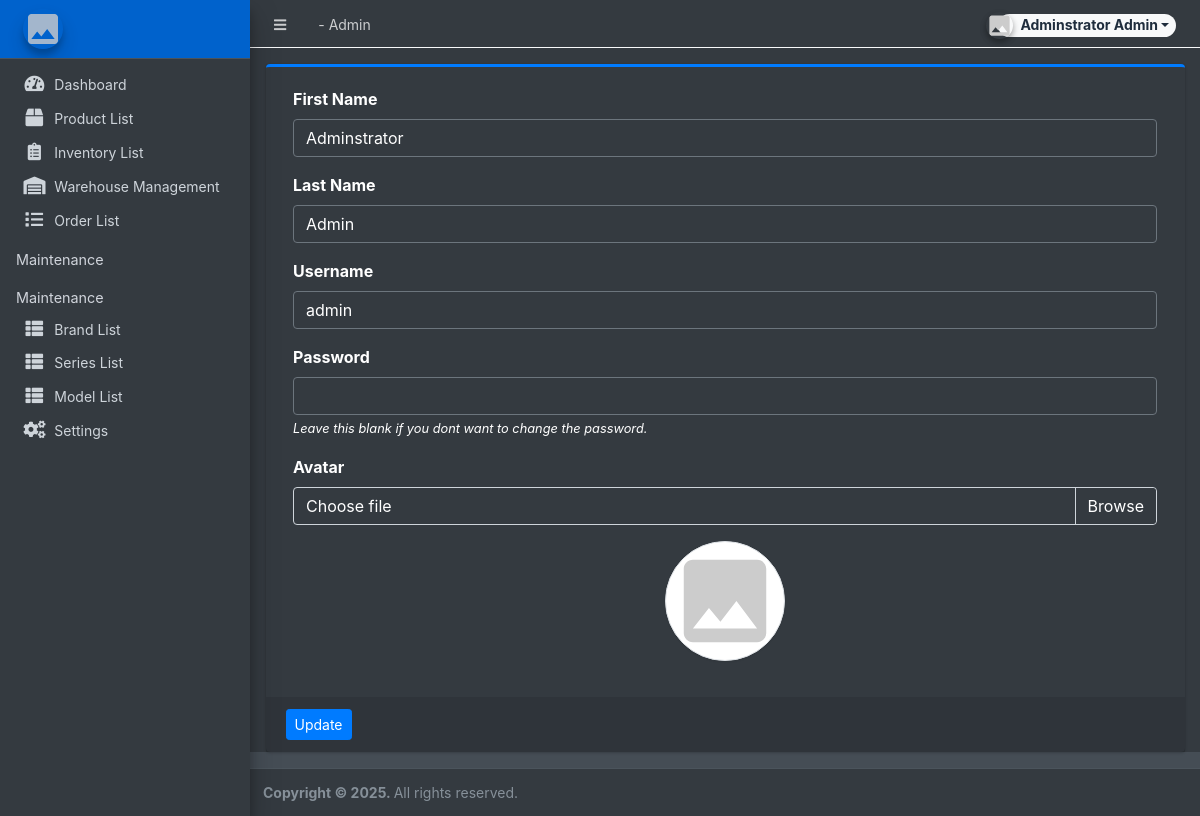
The app's page /admin/?page=user (signed in) with its own data.
### tables this page shows
CREATE TABLE IF NOT EXISTS `users` (
  `id` int NOT NULL AUTO_INCREMENT,
  `firstname` varchar(250) NOT NULL,
  `lastname` varchar(250) NOT NULL,
  `username` text NOT NULL,
  `password` text NOT NULL,
  `avatar` text,
  `last_login` datetime DEFAULT NULL,
  `type` tinyint(1) NOT NULL DEFAULT '0',
  `date_added` datetime NOT NULL DEFAULT CURRENT_TIMESTAMP,
  `date_updated` datetime DEFAULT NULL ON UPDATE CURRENT_TIMESTAMP,
  PRIMARY KEY (`id`)
);

### classes/SystemSettings.php (called while the page is built, shortened)
<?php
$root_path = dirname(__DIR__);
class SystemSettings extends DBConnection{
    function userdata($field = ''){
        if(!empty($field)){
            if(isset($_SESSION['userdata'][$field]))
                return $_SESSION['userdata'][$field];
            else
                return null;
        }else{
            return false;
        }
    }
}
?>

### classes/DBConnection.php (called while the page is built, shortened)
<?php
class DBConnection{
    private $host = DB_SERVER;
    private $username = DB_USERNAME;
    private $password = DB_PASSWORD;
    private $database = DB_NAME;
    public $conn;
    public function __construct(){
        try {
            if (!isset($this->conn)) {
                $this->conn = new mysqli($this->host, $this->username, $this->password, $this->database);
            }
        } catch (Exception $e) {
            error_log("DBConnection constructor error: " . $e->getMessage());
            throw $e;
        }
    }
}
?>

### initialize.php (called while the page is built, shortened)
<?php
require_once('classes/DBConnection.php');
require_once('classes/SystemSettings.php');
try {
    $_settings = new SystemSettings();
} catch (Exception $e) {
    error_log("SystemSettings error: " . $e->getMessage());
}
if (!function_exists('validate_image')) {
    function validate_image($file){
        if(!empty($file)){
            $full_path = __DIR__ . '/' . $file;
        }
        return './assets/images/no-image.svg';
    }
}
?>

### admin/user/index.php (the view, shortened to what this page needs)
<?php
$user = $conn->query("SELECT * FROM users where id ='".$_settings->userdata('id')."'");
foreach($user->fetch_array() as $k =>$v){
	$meta[$k] = $v;
}
?>
<div class="card card-outline card-primary">
	<div class="card-body">
		<div class="container-fluid">
			<form action="" id="manage-user">
				<div class="form-group">
					<label for="name">First Name</label>
					<input type="text" name="firstname" id="firstname" class="form-control" value="<?php echo isset($meta['firstname']) ? $meta['firstname']: '' ?>" required>
				</div>
				<div class="form-group">
					<label for="name">Last Name</label>
					<input type="text" name="lastname" id="lastname" class="form-control" value="<?php echo isset($meta['lastname']) ? $meta['lastname']: '' ?>" required>
				</div>
				<div class="form-group">
					<label for="username">Username</label>
					<input type="text" name="username" id="username" class="form-control" value="<?php echo isset($meta['username']) ? $meta['username']: '' ?>" required  autocomplete="off">
				</div>
				<div class="form-group">
					<label for="password">Password</label>
					<input type="password" name="password" id="password" class="form-control" value="" autocomplete="off">
					<small><i>Leave this blank if you dont want to change the password.</i></small>
				</div>
				<div class="form-group">
					<label for="" class="control-label">Avatar</label>
					<div class="custom-file">
		              <label class="custom-file-label" for="customFile">Choose file</label>
		            </div>
				</div>
				<div class="form-group d-flex justify-content-center">
					<img src="<?php echo validate_image(isset($meta['avatar']) ? $meta['avatar'] :'') ?>" alt="" id="cimg" class="img-fluid img-thumbnail">
				</div>
			</form>
		</div>
	</div>
	<div class="card-footer">
			<div class="col-md-12">
				<div class="row">
					<button class="btn btn-sm btn-primary" form="manage-user">Update</button>
				</div>
			</div>
		</div>
</div>

### admin/user/index.php (style rules this page uses)
img#cimg { height: 15vh; width: 15vh; object-fit: cover; border-radius: 100% 100%; }

### records on screen
users: firstname "Adminstrator", lastname "Admin", username "admin"

### other values on screen
$_settings->userdata('firstname').' '.$_settings->userdata('lastname') "Adminstrator Admin"
